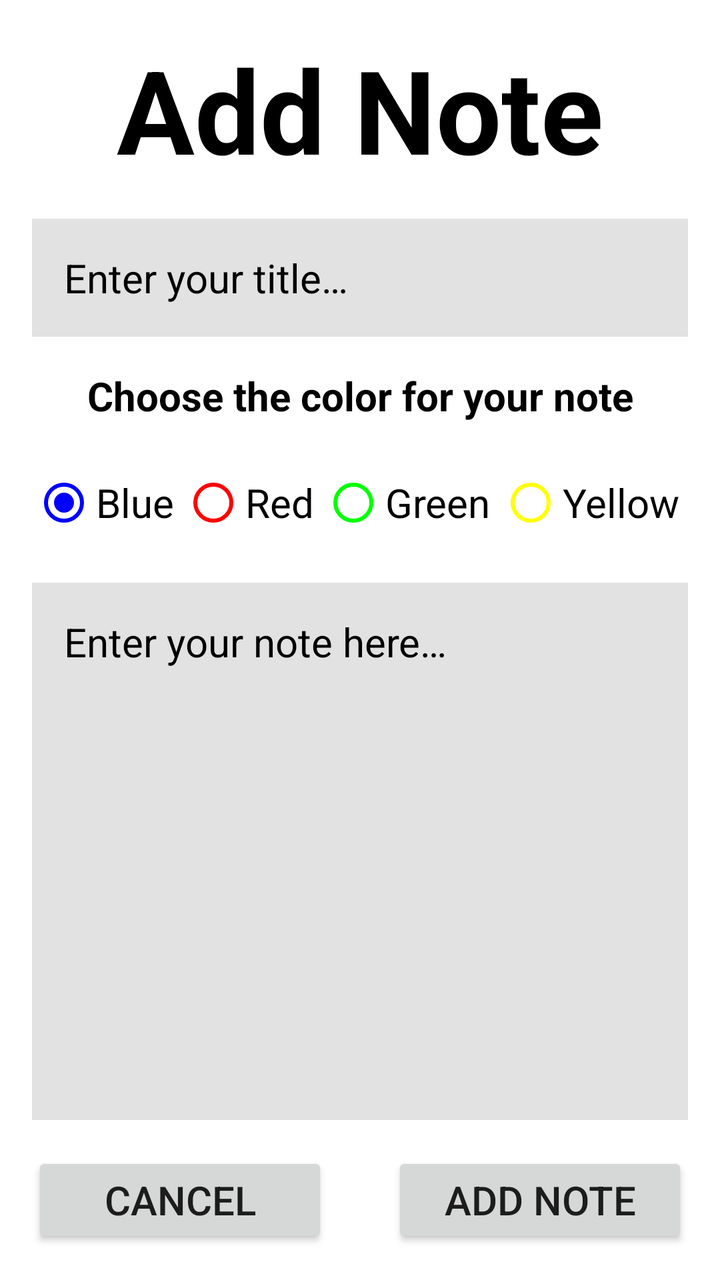
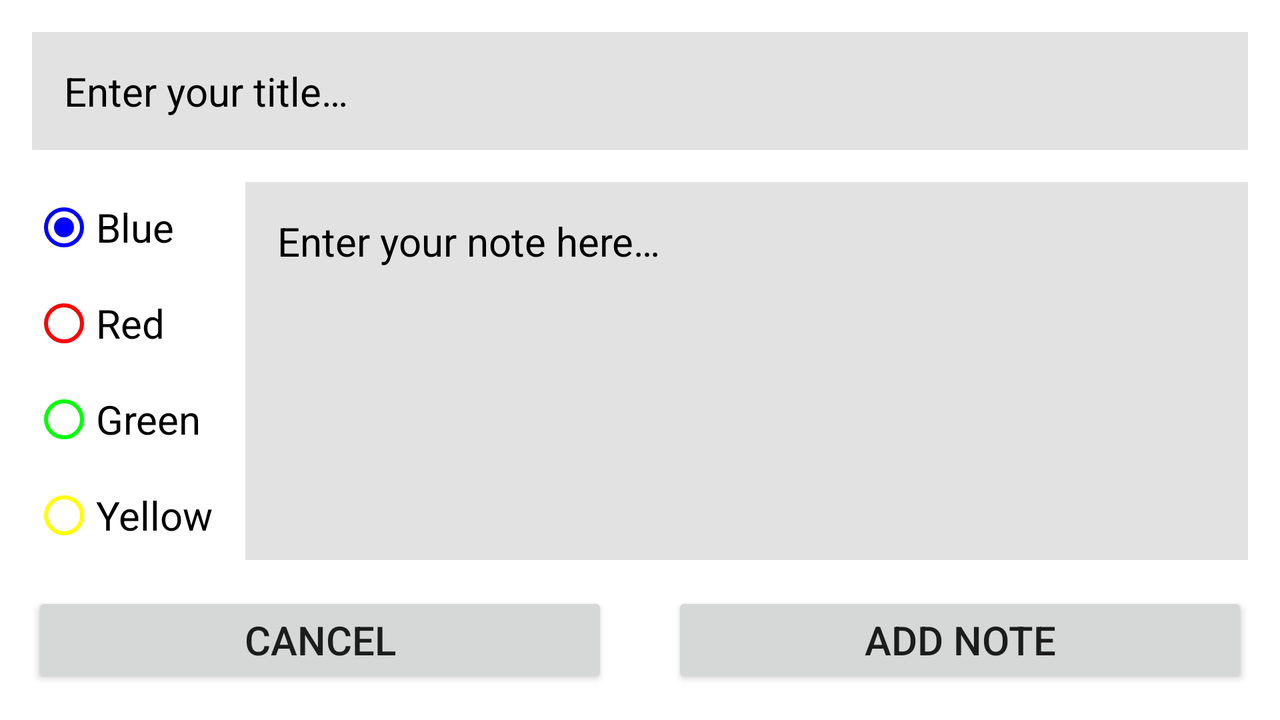

An Android layout and its configuration variant, each rendered on a device that would load it. The default file and the variant file are quoted in full after the pictures.
<!-- AndroidManifest.xml: application theme Theme.NCAAndroid -->
<!-- res/layout/fragment_detail_view_note.xml -->
<?xml version="1.0" encoding="utf-8"?>
<FrameLayout xmlns:android="http://schemas.android.com/apk/res/android"
    xmlns:app="http://schemas.android.com/apk/res-auto"
    xmlns:tools="http://schemas.android.com/tools"
    android:layout_width="match_parent"
    android:layout_height="match_parent"
    tools:context=".DetailViewNote">

    <androidx.constraintlayout.widget.ConstraintLayout
        android:layout_width="match_parent"
        android:layout_height="match_parent">

        <TextView
            android:id="@+id/title_detailViewNote"
            android:layout_width="wrap_content"
            android:layout_height="wrap_content"
            android:layout_marginTop="16dp"
            android:text="@string/add_note"
            android:textColor="@color/black"
            android:textSize="58sp"
            android:textStyle="bold"
            app:layout_constraintEnd_toEndOf="parent"
            app:layout_constraintStart_toStartOf="parent"
            app:layout_constraintTop_toTopOf="parent" />

        <EditText
            android:id="@+id/title"
            android:layout_width="match_parent"
            android:layout_height="0dp"
            android:layout_marginStart="16dp"
            android:layout_marginTop="16dp"
            android:layout_marginEnd="16dp"
            android:autofillHints=""
            android:background="#E2E2E2"
            android:gravity="top"
            android:hint="@string/enter_your_title"
            android:inputType="text|textMultiLine"
            android:padding="16dp"
            android:textColor="@color/black"
            app:layout_constraintEnd_toEndOf="parent"
            app:layout_constraintStart_toStartOf="parent"
            app:layout_constraintTop_toBottomOf="@+id/title_detailViewNote" />

        <TextView
            android:id="@+id/color_detailViewNote"
            android:layout_width="0dp"
            android:layout_height="wrap_content"
            android:layout_marginStart="16dp"
            android:layout_marginTop="16dp"
            android:layout_marginEnd="16dp"
            android:gravity="center"
            android:text="@string/choose_color"
            android:textAlignment="center"
            android:textColor="#000000"
            android:textStyle="bold"
            app:layout_constraintEnd_toEndOf="parent"
            app:layout_constraintStart_toStartOf="parent"
            app:layout_constraintTop_toBottomOf="@+id/title" />

        <RadioGroup
            android:id="@+id/radioGroup"
            android:layout_width="0dp"
            android:layout_height="wrap_content"
            android:layout_marginStart="16dp"
            android:layout_marginTop="16dp"
            android:layout_marginEnd="16dp"
            android:orientation="horizontal"
            app:layout_constraintEnd_toEndOf="parent"
            app:layout_constraintHorizontal_bias="1.0"
            app:layout_constraintStart_toStartOf="parent"
            app:layout_constraintTop_toBottomOf="@+id/color_detailViewNote">

            <RadioButton
                android:id="@+id/color_blue"
                android:layout_width="wrap_content"
                android:layout_height="wrap_content"
                android:layout_weight="1"
                android:buttonTint="@color/blue"
                android:checked="true"
                android:text="@string/color_blue" />

            <RadioButton
                android:id="@+id/color_red"
                android:layout_width="wrap_content"
                android:layout_height="wrap_content"
                android:layout_weight="1"
                android:buttonTint="@color/red"
                android:text="@string/color_red"
                android:textColor="@color/black"
                tools:ignore="TextContrastCheck" />

            <RadioButton
                android:id="@+id/color_green"
                android:layout_width="wrap_content"
                android:layout_height="wrap_content"
                android:layout_weight="1"
                android:buttonTint="@color/green"
                android:text="@string/color_green" />

            <RadioButton
                android:id="@+id/color_yellow"
                android:layout_width="wrap_content"
                android:layout_height="wrap_content"
                android:layout_weight="1"
                android:buttonTint="@color/yellow"
                android:text="@string/color_yellow" />
        </RadioGroup>

        <EditText
            android:id="@+id/content"
            android:layout_width="match_parent"
            android:layout_height="0dp"
            android:layout_marginStart="16dp"
            android:layout_marginTop="16dp"
            android:layout_marginEnd="16dp"
            android:layout_marginBottom="16dp"
            android:autofillHints=""
            android:background="#E2E2E2"
            android:gravity="top"
            android:hint="@string/enter_your_note_here"
            android:inputType="text|textMultiLine"
            android:padding="16dp"
            app:layout_constraintBottom_toTopOf="@+id/btn_cancel"
            app:layout_constraintEnd_toEndOf="parent"
            app:layout_constraintStart_toStartOf="parent"
            app:layout_constraintTop_toBottomOf="@+id/radioGroup" />

        <Button
            android:id="@+id/btn_cancel"
            android:layout_width="0dp"
            android:layout_height="wrap_content"
            android:layout_marginStart="16dp"
            android:layout_marginEnd="16dp"
            android:layout_marginBottom="16dp"
            android:insetTop="0dp"
            android:insetBottom="0dp"
            android:text="@string/cancel"
            app:layout_constraintBottom_toBottomOf="parent"
            app:layout_constraintEnd_toStartOf="@+id/btn_add"
            app:layout_constraintHorizontal_bias="0.5"
            app:layout_constraintStart_toStartOf="parent"
            tools:ignore="TextContrastCheck" />

        <Button
            android:id="@+id/btn_add"
            android:layout_width="0dp"
            android:layout_height="wrap_content"
            android:layout_marginStart="16dp"
            android:layout_marginEnd="16dp"
            android:layout_marginBottom="16dp"
            android:insetTop="0dp"
            android:insetBottom="0dp"
            android:text="@string/add_note"
            app:layout_constraintBottom_toBottomOf="parent"
            app:layout_constraintEnd_toEndOf="parent"
            app:layout_constraintHorizontal_bias="0.5"
            app:layout_constraintStart_toEndOf="@+id/btn_cancel"
            tools:ignore="DuplicateSpeakableTextCheck,TextContrastCheck" />

    </androidx.constraintlayout.widget.ConstraintLayout>

</FrameLayout>
<!-- resources referenced by this layout -->
<resources>
  <color name="black">#FF000000</color>
  <color name="blue">#0000FF</color>
  <color name="green">#00FF00</color>
  <color name="red">#FF0000</color>
  <color name="yellow">#FFFF00</color>
  <string name="add_note">Add Note</string>
  <string name="cancel">Cancel</string>
  <string name="choose_color">Choose the color for your note</string>
  <string name="color_blue">Blue</string>
  <string name="color_green">Green</string>
  <string name="color_red">Red</string>
  <string name="color_yellow">Yellow</string>
  <string name="enter_your_note_here">Enter your note here…</string>
  <string name="enter_your_title">Enter your title…</string>
  <style name="Theme.NCAAndroid" parent="Theme.MaterialComponents.DayNight.DarkActionBar">
          
          <item name="colorPrimary">@color/purple_500</item>
          <item name="colorPrimaryVariant">@color/purple_700</item>
          <item name="colorOnPrimary">@color/white</item>
          
          <item name="colorSecondary">@color/teal_200</item>
          <item name="colorSecondaryVariant">@color/teal_700</item>
          <item name="colorOnSecondary">@color/black</item>
          
          <item name="android:statusBarColor">?attr/colorPrimaryVariant</item>
          
          <item name="android:textColorHint">@color/black</item>
          <item name="android:textSize">20sp</item>
      </style>
  <color name="purple_500">#FF6200EE</color>
  <color name="purple_700">#FF3700B3</color>
  <color name="white">#FFFFFFFF</color>
  <color name="teal_200">#FF03DAC5</color>
  <color name="teal_700">#FF018786</color>
</resources>
<!-- res/layout-land/fragment_detail_view_note.xml (the author's variant of the layout above) -->
<!-- drawn on the phone turned sideways -->
<?xml version="1.0" encoding="utf-8"?>
<FrameLayout xmlns:android="http://schemas.android.com/apk/res/android"
    xmlns:app="http://schemas.android.com/apk/res-auto"
    xmlns:tools="http://schemas.android.com/tools"
    android:layout_width="match_parent"
    android:layout_height="match_parent"
    tools:context=".DetailViewNote">

    <androidx.constraintlayout.widget.ConstraintLayout
        android:layout_width="match_parent"
        android:layout_height="match_parent">

        <EditText
            android:id="@+id/title"
            android:layout_width="0dp"
            android:layout_height="wrap_content"
            android:layout_marginStart="16dp"
            android:layout_marginTop="16dp"
            android:layout_marginEnd="16dp"
            android:autofillHints=""
            android:background="#E2E2E2"
            android:gravity="top"
            android:hint="@string/enter_your_title"
            android:inputType="text|textMultiLine"
            android:padding="16dp"
            android:textColor="@color/black"
            app:layout_constraintEnd_toEndOf="parent"
            app:layout_constraintStart_toStartOf="parent"
            app:layout_constraintTop_toTopOf="parent" />

        <RadioGroup
            android:id="@+id/radioGroup"
            android:layout_width="0dp"
            android:layout_height="wrap_content"
            android:layout_marginStart="16dp"
            android:layout_marginTop="16dp"
            android:layout_marginBottom="16dp"
            android:orientation="vertical"
            app:layout_constraintBottom_toTopOf="@+id/btn_cancel"
            app:layout_constraintStart_toStartOf="parent"
            app:layout_constraintTop_toBottomOf="@+id/title">

            <RadioButton
                android:id="@+id/color_blue"
                android:layout_width="wrap_content"
                android:layout_height="wrap_content"
                android:layout_weight="1"
                android:buttonTint="@color/blue"
                android:checked="true"
                android:text="@string/color_blue" />

            <RadioButton
                android:id="@+id/color_red"
                android:layout_width="wrap_content"
                android:layout_height="wrap_content"
                android:layout_weight="1"
                android:buttonTint="@color/red"
                android:text="@string/color_red"
                android:textColor="@color/black"
                tools:ignore="TextContrastCheck" />

            <RadioButton
                android:id="@+id/color_green"
                android:layout_width="wrap_content"
                android:layout_height="wrap_content"
                android:layout_weight="1"
                android:buttonTint="@color/green"
                android:text="@string/color_green" />

            <RadioButton
                android:id="@+id/color_yellow"
                android:layout_width="wrap_content"
                android:layout_height="wrap_content"
                android:layout_weight="1"
                android:buttonTint="@color/yellow"
                android:text="@string/color_yellow" />
        </RadioGroup>

        <EditText
            android:id="@+id/content"
            android:layout_width="0dp"
            android:layout_height="0dp"
            android:layout_marginStart="16dp"
            android:layout_marginTop="16dp"
            android:layout_marginEnd="16dp"
            android:layout_marginBottom="16dp"
            android:autofillHints=""
            android:background="#E2E2E2"
            android:gravity="top"
            android:hint="@string/enter_your_note_here"
            android:inputType="text|textMultiLine"
            android:padding="16dp"
            app:layout_constraintBottom_toTopOf="@+id/btn_cancel"
            app:layout_constraintEnd_toEndOf="parent"
            app:layout_constraintHorizontal_bias="0.0"
            app:layout_constraintStart_toEndOf="@+id/radioGroup"
            app:layout_constraintTop_toBottomOf="@+id/title"
            app:layout_constraintVertical_bias="0.0" />

        <Button
            android:id="@+id/btn_cancel"
            android:layout_width="0dp"
            android:layout_height="wrap_content"
            android:layout_marginStart="16dp"
            android:layout_marginEnd="16dp"
            android:layout_marginBottom="16dp"
            android:text="@string/cancel"
            app:layout_constraintBottom_toBottomOf="parent"
            app:layout_constraintEnd_toStartOf="@+id/btn_add"
            app:layout_constraintHorizontal_bias="0.5"
            app:layout_constraintStart_toStartOf="parent"
            tools:ignore="TextContrastCheck" />

        <Button
            android:id="@+id/btn_add"
            android:layout_width="0dp"
            android:layout_height="wrap_content"
            android:layout_marginStart="16dp"
            android:layout_marginEnd="16dp"
            android:layout_marginBottom="16dp"
            android:text="@string/add_note"
            app:layout_constraintBottom_toBottomOf="parent"
            app:layout_constraintEnd_toEndOf="parent"
            app:layout_constraintHorizontal_bias="0.5"
            app:layout_constraintStart_toEndOf="@+id/btn_cancel"
            tools:ignore="DuplicateSpeakableTextCheck,TextContrastCheck" />

    </androidx.constraintlayout.widget.ConstraintLayout>

</FrameLayout>
<!-- resources referenced by the variant -->
<!-- as the phone turned sideways resolves them -->
<resources>
  <color name="black">#FF000000</color>
  <color name="blue">#0000FF</color>
  <color name="green">#00FF00</color>
  <color name="red">#FF0000</color>
  <color name="yellow">#FFFF00</color>
  <string name="add_note">Add Note</string>
  <string name="cancel">Cancel</string>
  <string name="color_blue">Blue</string>
  <string name="color_green">Green</string>
  <string name="color_red">Red</string>
  <string name="color_yellow">Yellow</string>
  <string name="enter_your_note_here">Enter your note here…</string>
  <string name="enter_your_title">Enter your title…</string>
  <style name="Theme.NCAAndroid" parent="Theme.MaterialComponents.DayNight.DarkActionBar">
          
          <item name="colorPrimary">@color/purple_500</item>
          <item name="colorPrimaryVariant">@color/purple_700</item>
          <item name="colorOnPrimary">@color/white</item>
          
          <item name="colorSecondary">@color/teal_200</item>
          <item name="colorSecondaryVariant">@color/teal_700</item>
          <item name="colorOnSecondary">@color/black</item>
          
          <item name="android:statusBarColor">?attr/colorPrimaryVariant</item>
          
          <item name="android:textColorHint">@color/black</item>
          <item name="android:textSize">20sp</item>
      </style>
  <color name="purple_500">#FF6200EE</color>
  <color name="purple_700">#FF3700B3</color>
  <color name="white">#FFFFFFFF</color>
  <color name="teal_200">#FF03DAC5</color>
  <color name="teal_700">#FF018786</color>
</resources>
